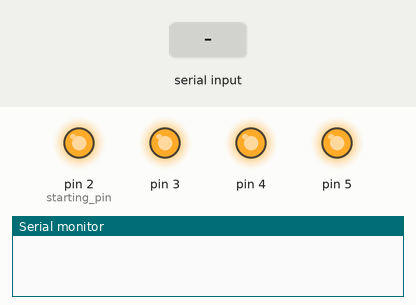
Recording of a sketch running on a simulated Arduino Uno, built with avr-gcc and run on an emulated ATmega328P. On the bench: output pins drawn as LEDs (lit = HIGH), the last lines printed to the serial monitor. Inputs (shaded band) come from the test bench.

Above: at 1.2 s.
1.3 s: "close 1\n" received over Serial
At 2.1 s:
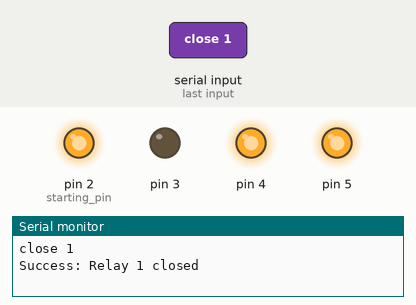
3.0 s: "commands 1\n" received over Serial
4.5 s: "commands 150\n" received over Serial
6.0 s: "close 150\n" received over Serial
At 6.9 s:
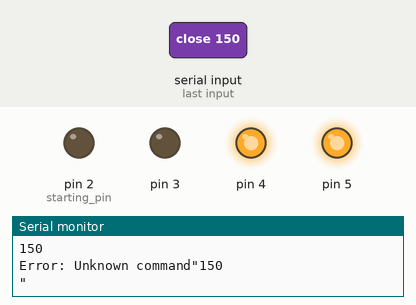
7.5 s: "open 1\n" received over Serial
At 8.2 s:
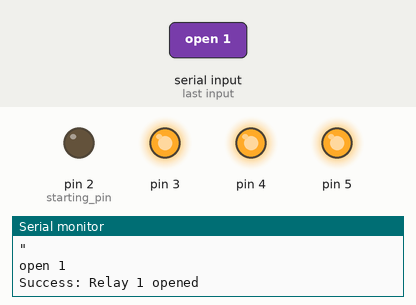
Timing chart, 0 to 10.0 s (numbered marks = the images above; inputs shaded):
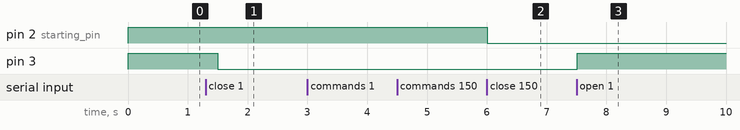

The sketch:

barbot.ino
```cpp
const byte connectedRelays = 4;
int starting_pin = 2;
int delayTime = 500;
int myRelays[connectedRelays];

void setup(){
  // initialize each relay
  for (int s=0; s < connectedRelays; s++){
    //set relay pin to s+starting_pin
     myRelays[s] = starting_pin + s;
     pinMode(myRelays[s], OUTPUT);
     //start the pin high, so relay is open
     toggleRelay(s,1);
  }

  Serial.begin(9600); //begin serial output to send/recieve commands
}

void loop(){
  //read from Serial input for command
  if (Serial.available()){
    //run the command if found and valid
    runCommand(readCommand());
  }
  //delay for delay timesec.
  delay(delayTime);
}


String readCommand(){
  String commandLine = "";
  char character;

  while(Serial.available()){
    character = Serial.read();
    commandLine.concat(character);
  }

  return commandLine;
}

void runCommand(String commandLine){
  //need to seperate command from parameters
  int index = commandLine.indexOf(" ");
  String command = commandLine.substring(0,index);
  String parameters = commandLine.substring(index+1);
  Serial.println(commandLine);
  if (command == "commands"){
    listCommands();
  }else if (command == "relays"){
    listRelays();
  }else if (command == "open"){
     toggleRelay(parameters,1);
  }else if (command == "close"){
    toggleRelay(parameters,0);
  }else{
    printError("Unknown command\""+command+"\"");
  }

}

void listCommands(){
  String msg;
  msg = "\n";
  //msg =msg + "commands: //list of commands\n";
  msg =msg + "relays: //displays the number of relays and thier pins\n";
  msg =msg + "open: [n [s]] //open relay n (optional) close after  s seconds\n";
  msg =msg + "close: [n [s]] //close relay n (optional) after s seconds\n";

  msg =msg + "pass\"help\" as parameter for info on command";

  printSuccess(msg);
}

void listRelays(){
  String msg = "\n";
   for(int s=0; s<connectedRelays;s++){
     msg =msg + s +": pin "+(starting_pin + s) + "\n";
   }
  printSuccess(msg);
}


void toggleRelay(String parameters,int relay_voltage){
  String msg = "";
  if (parameters == "help"){
    msg += (relay_voltage ? "open":"close");
    msg +=" [valve_num] [seconds]";
    printSuccess(msg);
  }else{
    int relay = -1;
    int seconds = -1;
    int index = parameters.indexOf(" ");
    if(index > 0){
      relay  = stringToInt(parameters.substring(0,index));
      seconds = stringToInt(parameters.substring(index+1));
    }else{
      relay = stringToInt(parameters);
    }

    if ((relay >= 0) && (relay < connectedRelays)){
      msg = "Relay " + (String)relay;
      if (relay_voltage){
        msg =msg + " opened";
        toggleRelay(relay,1);
      }

      if (seconds > 0){
        delay(seconds*1000);
        msg =msg +(relay_voltage ? " after ":"") + (String)seconds;
      }

      if (!relay_voltage || (relay_voltage && seconds>0)){
        msg= msg + " closed";
        toggleRelay(relay,0);
      }
      if (seconds > 0){
        msg =msg + " after " + (String)seconds;
      }
      printSuccess(msg);
  }else{
      msg = "Invalid valve number ("+ (String)relay + ")";
      printError(msg);
    }
  }
}


void printSuccess(String message){
  message = "Success: " + message;
  Serial.println(message);
}

void printError(String message){
  message = "Error: " + message;
  Serial.println(message);
}

void toggleRelay(int relay,int relay_voltage){
 if (relay_voltage){
   digitalWrite(myRelays[relay],HIGH);
 }else{
   digitalWrite(myRelays[relay],LOW);
 }
}

int stringToInt(String mystring){
  String msg = mystring+ " to ";
  long n =  mystring.toInt();
  msg = msg + n;
//  Serial.println(msg);
  return n;
}
```

Measured:
- after the input at 1.3 s, pin 3: HIGH → LOW after 0.20 s
- after the input at 6.0 s, pin 2 (starting_pin): HIGH → LOW at once
- after the input at 7.5 s, pin 3: LOW → HIGH at once
